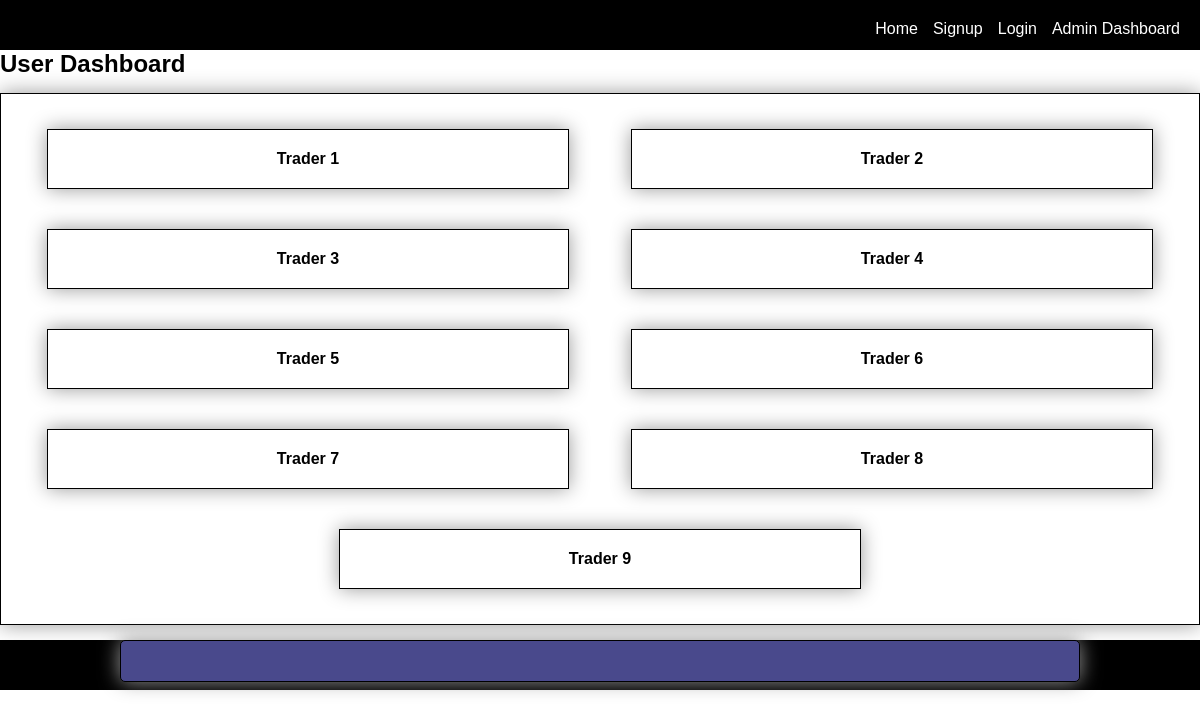
Before: / with the older database file.
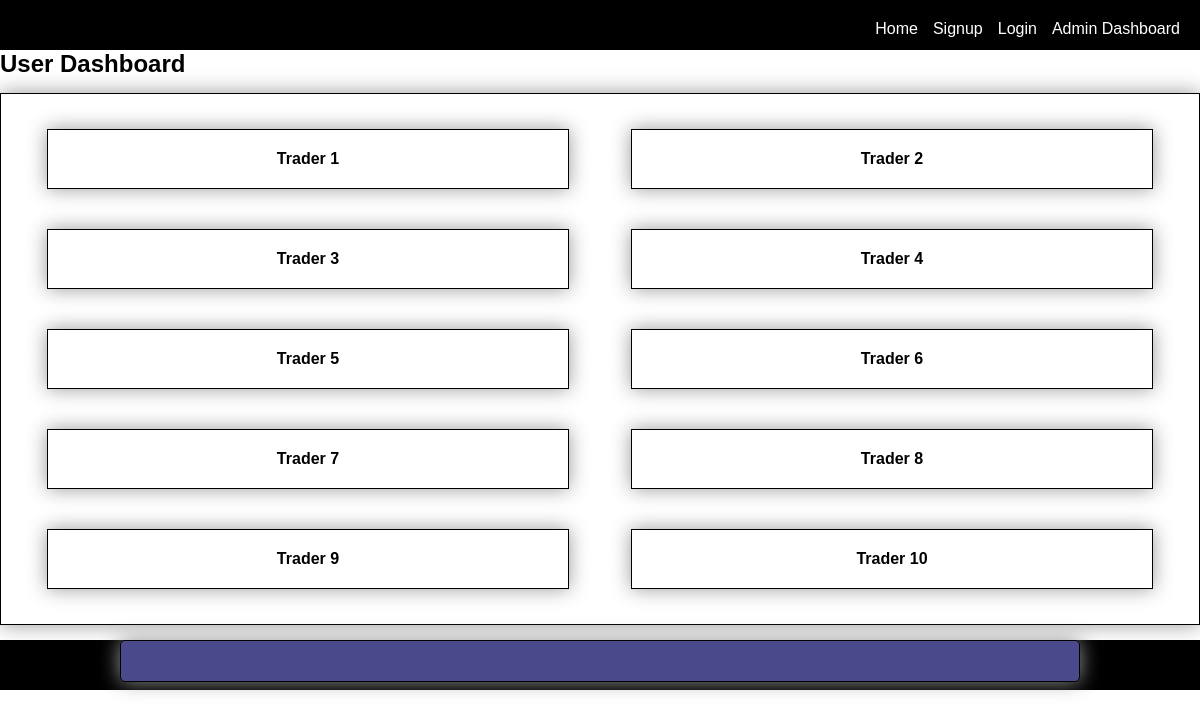
After: the same page with the newer database file.
### userauth/models.py (models this page shows, shortened)
class Trader(models.Model):
    name = models.CharField(max_length=400, unique=True)
    balance = models.IntegerField(default=100)

### userauth/views.py (the view)
# urls.py: 2. Add a URL to urlpatterns:  path('', views.home, name='home')
def home(request):
    traders = Trader.objects.all()
    context={
        "traders":traders
    }
    return render(request, "interfaces/home.html", context)

### templates/interfaces/home.html (shortened to what this page needs)
{% extends 'partials/base.html' %}
{% load static %}
{% block content %}
<h2>User Dashboard</h2>
<div class="container">
    {% for trader in traders %}
    <div>
        <a href="{% url 'userauth:user-dashboard' trader.id %}">
            {{trader.name}}
        </a>
    </div>
    {% endfor %}
</div>
{% endblock content %}

Changed rows visible on the page:
added Trader: name "Trader 10"
